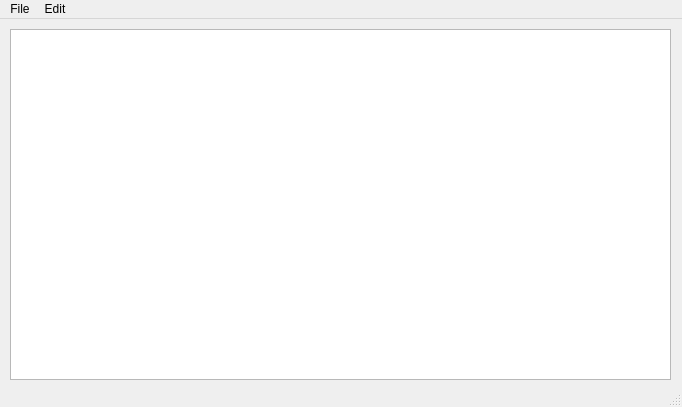
<?xml version="1.0" encoding="UTF-8"?>
<ui version="4.0">
 <class>MainWindow</class>
 <widget class="QMainWindow" name="MainWindow">
  <property name="geometry">
   <rect>
    <x>0</x>
    <y>0</y>
    <width>682</width>
    <height>407</height>
   </rect>
  </property>
  <property name="windowTitle">
   <string>MainWindow</string>
  </property>
  <widget class="QWidget" name="centralwidget">
   <widget class="QWidget" name="verticalLayoutWidget">
    <property name="geometry">
     <rect>
      <x>10</x>
      <y>10</y>
      <width>661</width>
      <height>351</height>
     </rect>
    </property>
    <layout class="QVBoxLayout" name="verticalLayout">
     <item>
      <widget class="QTextEdit" name="textEdit"/>
     </item>
    </layout>
   </widget>
  </widget>
  <widget class="QMenuBar" name="menubar">
   <property name="geometry">
    <rect>
     <x>0</x>
     <y>0</y>
     <width>682</width>
     <height>20</height>
    </rect>
   </property>
   <widget class="QMenu" name="menuFile">
    <property name="title">
     <string>File</string>
    </property>
    <addaction name="actionNew"/>
    <addaction name="actionOpen"/>
    <addaction name="actionSave_as"/>
    <addaction name="actionPrint"/>
    <addaction name="actionExit"/>
   </widget>
   <widget class="QMenu" name="menuEdit">
    <property name="title">
     <string>Edit</string>
    </property>
    <addaction name="actionCopy"/>
    <addaction name="actionPaste"/>
    <addaction name="actionPaste_2"/>
    <addaction name="actionUndo"/>
    <addaction name="actionRedo"/>
   </widget>
   <addaction name="menuFile"/>
   <addaction name="menuEdit"/>
  </widget>
  <widget class="QStatusBar" name="statusbar"/>
  <action name="actionNew">
   <property name="text">
    <string>New</string>
   </property>
   <property name="shortcut">
    <string>Ctrl+N</string>
   </property>
  </action>
  <action name="actionOpen">
   <property name="icon">
    <iconset>
     <normalon>:/images/images/document_open.png</normalon>
    </iconset>
   </property>
   <property name="text">
    <string>Open</string>
   </property>
   <property name="shortcut">
    <string>Ctrl+O</string>
   </property>
  </action>
  <action name="actionSave_as">
   <property name="icon">
    <iconset>
     <normalon>:/images/images/filesave.png</normalon>
    </iconset>
   </property>
   <property name="text">
    <string>Save as</string>
   </property>
   <property name="shortcut">
    <string>Ctrl+S</string>
   </property>
  </action>
  <action name="actionPrint">
   <property name="icon">
    <iconset>
     <normalon>:/images/images/print.png</normalon>
    </iconset>
   </property>
   <property name="text">
    <string>Print</string>
   </property>
   <property name="shortcut">
    <string>Ctrl+P</string>
   </property>
  </action>
  <action name="actionExit">
   <property name="icon">
    <iconset>
     <normalon>:/images/images/gnome_logout.png</normalon>
    </iconset>
   </property>
   <property name="text">
    <string>Exit</string>
   </property>
   <property name="shortcut">
    <string>Ctrl+Q</string>
   </property>
  </action>
  <action name="actionCopy">
   <property name="icon">
    <iconset resource="res.qrc">
     <normaloff>:/images/images/copy.png</normaloff>:/images/images/copy.png</iconset>
   </property>
   <property name="text">
    <string>Copy</string>
   </property>
   <property name="shortcut">
    <string>Ctrl+C</string>
   </property>
  </action>
  <action name="actionPaste">
   <property name="text">
    <string>Cut</string>
   </property>
   <property name="shortcut">
    <string>Ctrl+X</string>
   </property>
  </action>
  <action name="actionPaste_2">
   <property name="icon">
    <iconset>
     <normalon>:/images/images/edit_paste.png</normalon>
    </iconset>
   </property>
   <property name="text">
    <string>Paste</string>
   </property>
   <property name="shortcut">
    <string>Ctrl+V</string>
   </property>
  </action>
  <action name="actionUndo">
   <property name="text">
    <string>Undo</string>
   </property>
   <property name="shortcut">
    <string>Ctrl+Z</string>
   </property>
  </action>
  <action name="actionRedo">
   <property name="icon">
    <iconset>
     <normalon>:/images/images/redo.png</normalon>
    </iconset>
   </property>
   <property name="text">
    <string>Redo</string>
   </property>
   <property name="shortcut">
    <string>Ctrl+Y</string>
   </property>
  </action>
 </widget>
 <resources>
  <include location="res.qrc"/>
 </resources>
 <connections/>
</ui>
